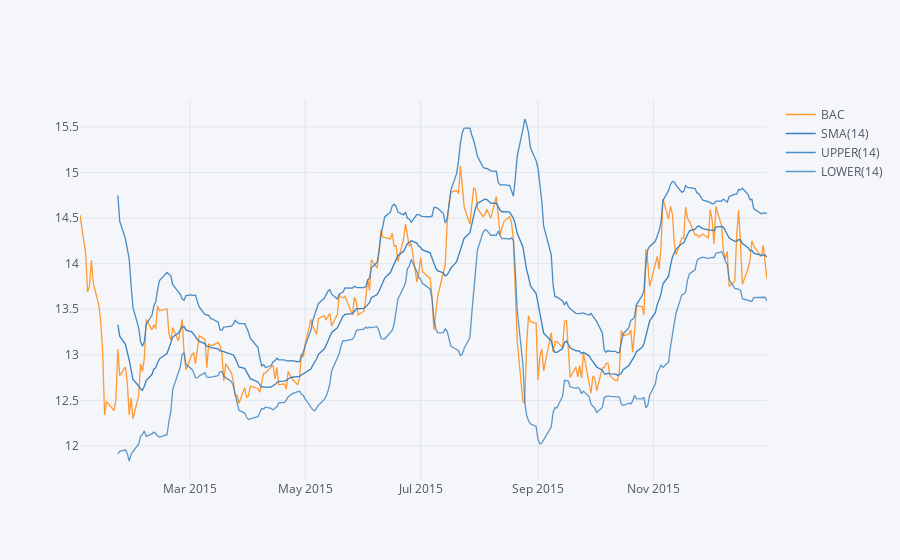

The notebook cell saved with this chart:
### Code cell
BAC['Close'].loc['2015-01-01':'2016-01-01'].ta_plot(study='boll')

### Figure 1 — Plotly figure (JSON) as saved in the notebook; plotly's stock layout.template omitted (floating-point values rounded to 4 significant figures; data arrays with more than 128 entries replaced by an {"elided": "..."} marker saying what was removed)
{"data": [{"line": {"color": "rgba(255, 153, 51, 1.0)", "dash": "solid", "shape": "linear", "width": 1.3}, "mode": "lines", "name": "BAC", "text": "", "type": "scatter", "x": {"elided": "252 str values"}, "y": {"elided": "252 float values"}}, {"line": {"color": "rgba(55, 128, 191, 1.0)", "dash": "solid", "shape": "linear", "width": 1.3}, "mode": "lines", "name": "SMA(14)", "text": "", "type": "scatter", "x": {"elided": "252 str values"}, "y": {"elided": "252 mixed values"}}, {"line": {"color": "rgba(55, 128, 191, 0.8999999999999999)", "dash": "solid", "shape": "linear", "width": 1.3}, "mode": "lines", "name": "UPPER(14)", "text": "", "type": "scatter", "x": {"elided": "252 str values"}, "y": {"elided": "252 mixed values"}}, {"line": {"color": "rgba(55, 128, 191, 0.7999999999999998)", "dash": "solid", "shape": "linear", "width": 1.3}, "mode": "lines", "name": "LOWER(14)", "text": "", "type": "scatter", "x": {"elided": "252 str values"}, "y": {"elided": "252 mixed values"}}], "layout": {"legend": {"bgcolor": "#F5F6F9", "font": {"color": "#4D5663"}}, "paper_bgcolor": "#F5F6F9", "plot_bgcolor": "#F5F6F9", "title": {"font": {"color": "#4D5663"}}, "xaxis": {"gridcolor": "#E1E5ED", "showgrid": true, "tickfont": {"color": "#4D5663"}, "title": {"font": {"color": "#4D5663"}, "text": ""}, "zerolinecolor": "#E1E5ED"}, "yaxis": {"gridcolor": "#E1E5ED", "showgrid": true, "tickfont": {"color": "#4D5663"}, "title": {"font": {"color": "#4D5663"}, "text": ""}, "zerolinecolor": "#E1E5ED"}}}
